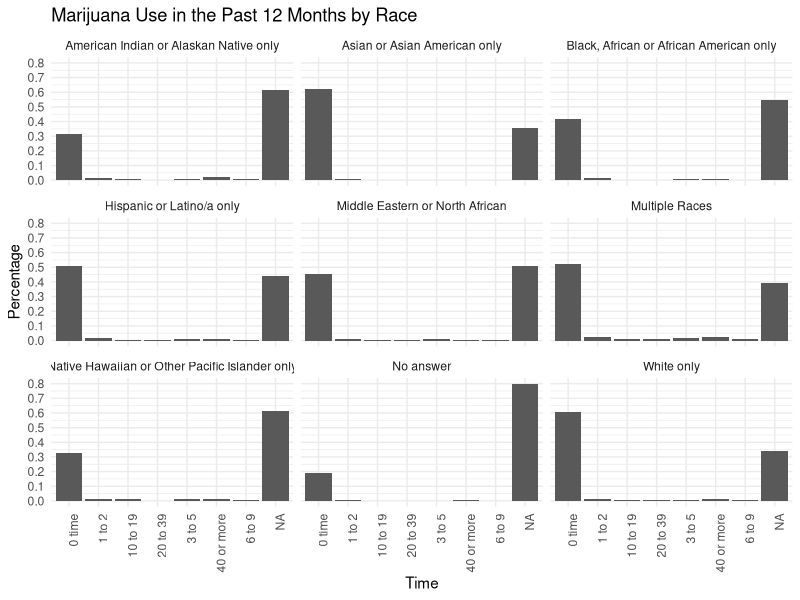
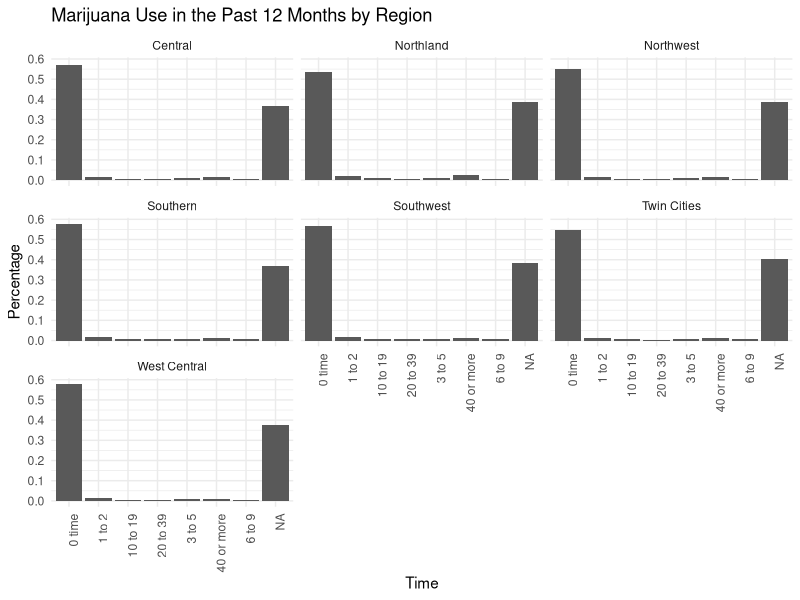
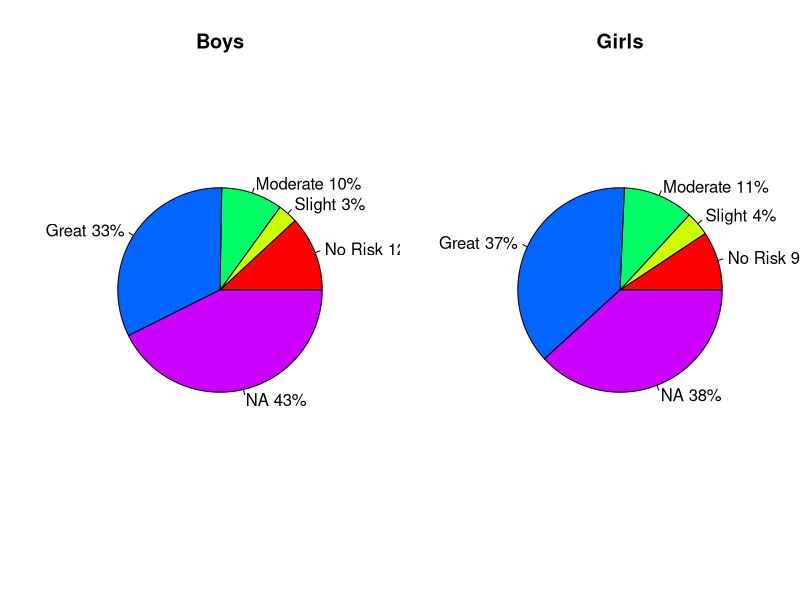
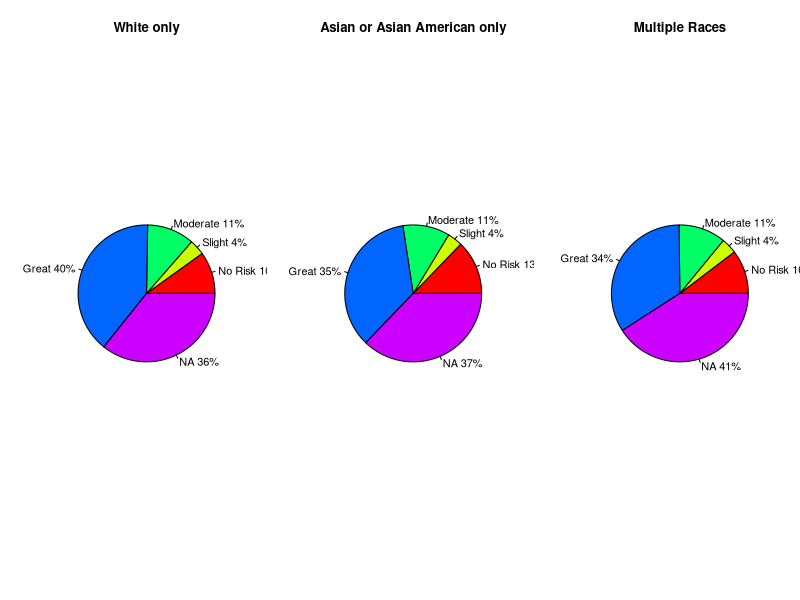
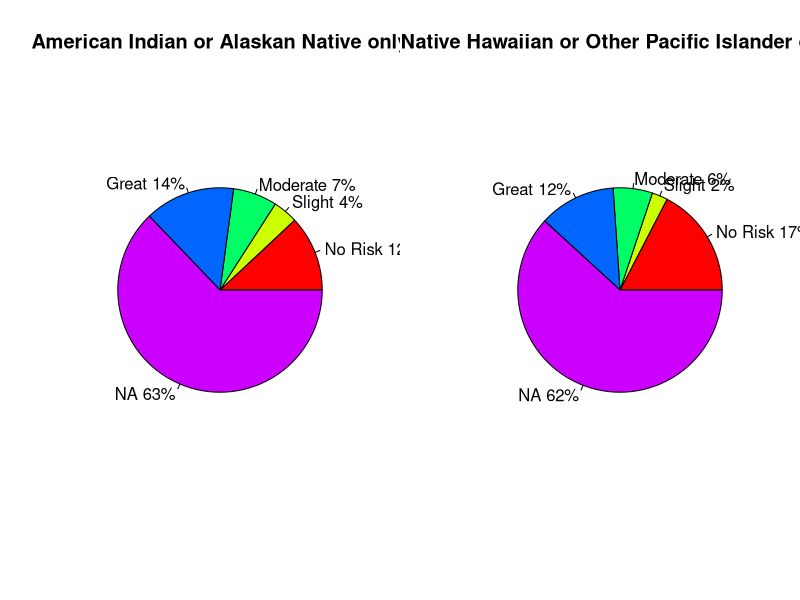
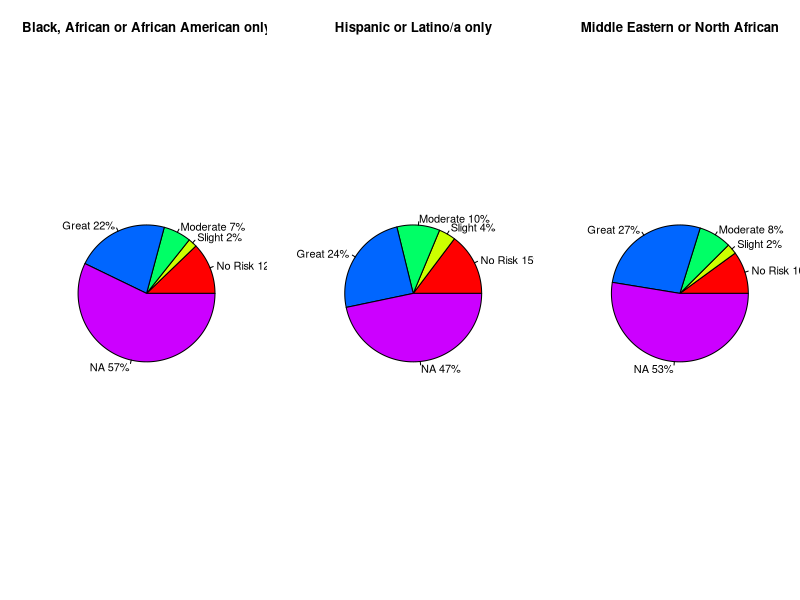
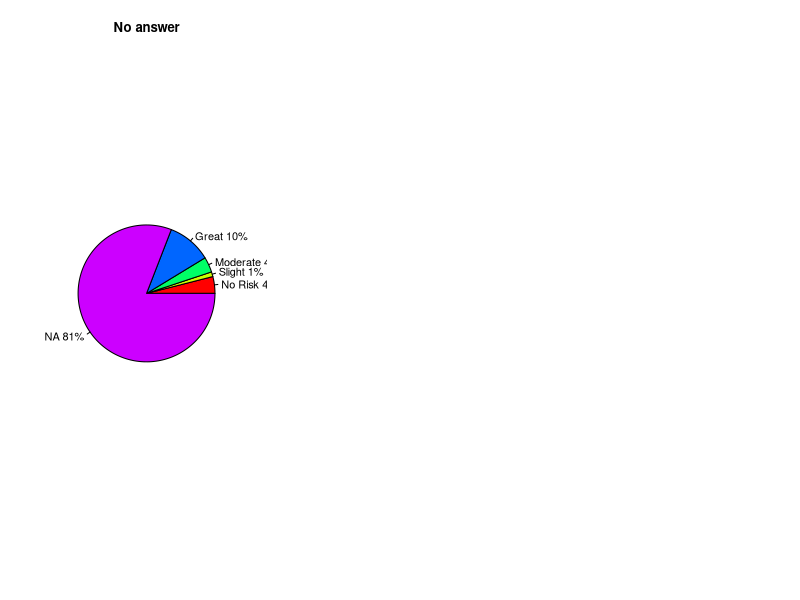

Generate these figures, in order, with R:
## ---- chunk 1
library(readr)
library(ggplot2)
survey <- read_csv("result/region_percent_survey.csv")
survey
## ---- chunk 2
afterschoolx3 <- read_csv("result/clean_afterschool_x3_report.csv")
afterschoolx3
## ---- chunk 3
race <- read_csv("result/race_ethnicity.csv")
race

## ---- chunk 4
caring <- read_csv("result/clean_caringadult_report.csv")
caring
## ---- chunk 5
income <- read_csv("result/income.csv")
income
## ---- chunk 6
library(tidyr)
library(ggplot2)
library(dplyr)
raceQ3 <- read_csv("result/report_3_race.csv")

data_long <- pivot_longer(raceQ3, cols = -Race, names_to = "Time", values_to = "Percentage")

# Convert Percentage to numeric
data_long$Percentage <- as.numeric(sub("%", "", data_long$Percentage)) / 100

#convert race number to name
data_long <- data_long %>%
  mutate(Race = case_when(
    Race == 1 ~ "American Indian or Alaskan Native only",
    Race == 2 ~ "Asian or Asian American only",
    Race == 3 ~ "Black, African or African American only",
    Race == 4 ~ "Hispanic or Latino/a only",
    Race == 5 ~ "Middle Eastern or North African",
    Race == 6 ~ "Native Hawaiian or Other Pacific Islander only",
    Race == 7 ~ "White only",
    Race == 8 ~ "Multiple Races",
    Race == 9 ~ "No answer"))


#visualization
race_q3_plot <- ggplot(data_long, aes(x = Time, y = Percentage)) +
  geom_bar(stat = "identity", position = "dodge") +
  facet_wrap(~Race) +
  labs(x = "Time", y = "Percentage") +
  ggtitle("Marijuana Use in the Past 12 Months by Race") +
  theme_minimal() +
  theme(legend.position = "bottom",
        axis.text.x = element_text(angle = 90, hjust = 1)) + # Rotate x-axis labels vertically
  scale_y_continuous(breaks = seq(0, 1, by = 0.1))

race_q3_plot
## ---- chunk 7
regionQ3 <- read_csv("result/report_3_region.csv")
data_long <- pivot_longer(regionQ3, cols = -Region, names_to = "Time", values_to = "Percentage")

# Convert Percentage to numeric
data_long$Percentage <- as.numeric(sub("%", "", data_long$Percentage)) / 100


#visualization
region_q3_plot <- ggplot(data_long, aes(x = Time, y = Percentage)) +
  geom_bar(stat = "identity", position = "dodge") +
  facet_wrap(~Region) +
  labs(x = "Time", y = "Percentage") +
  ggtitle("Marijuana Use in the Past 12 Months by Region") +
  theme_minimal() +
  theme(legend.position = "bottom",
        axis.text.x = element_text(angle = 90, hjust = 1)) + # Rotate x-axis labels vertically
  scale_y_continuous(breaks = seq(0, 1, by = 0.1))

region_q3_plot
## ---- chunk 8
library(gridExtra)
make_pie_chart <- function(slices, title){
lbls <- c("No Risk", "Slight", "Moderate", "Great", "NA")
pct <- round(slices/sum(slices)*100)
lbls <- paste(lbls, pct)
# add percents to labels
lbls <- paste(lbls,"%",sep="") # ad % to labels
pie(slices,labels = lbls, col=rainbow(length(lbls)),   main= title) }

par(mfrow=c(1, 2)) 
make_pie_chart(c(11.89, 3.14, 9.7, 32.64, 42.63), "Boys")
make_pie_chart(c(9.33, 3.83,    11.16,  37.46,  38.22), "Girls")

## ---- chunk 9
par(mfrow=c(1, 3)) # Set up a 1x3 grid for plots
plot7 <- make_pie_chart(c(9.92, 3.66, 11.16, 39.54, 35.72), "White only")
plot2 <- make_pie_chart(c(12.8, 3.53, 11.09, 35.4, 37.19), "Asian or Asian American only")
plot8 <- make_pie_chart(c(10.37,3.7,11.12,33.93, 40.89), "Multiple Races")
par(mfrow=c(1, 2)) 
# Set up a 1x2 grid for plots
plot1 <- make_pie_chart(c(11.98,3.93, 6.96, 14.29, 62.84), "American Indian or Alaskan Native only")
plot6 <- make_pie_chart(c(17.39, 2.48, 6.21, 12.11, 61.8), "Native Hawaiian or Other Pacific Islander only")
par(mfrow=c(1, 3)) 
# Set up a 1x3 grid for plots
plot3 <- make_pie_chart(c(12.19, 2.1, 6.54, 22, 57.18), "Black, African or African American only")
plot4 <- make_pie_chart(c(14.72, 3.99, 10.13, 24.44, 46.71), "Hispanic or Latino/a only")
plot5 <- make_pie_chart(c(10.03, 2.44, 7.74, 27.22, 52.58), "Middle Eastern or North African")
plot9 <- make_pie_chart(c(3.97, 1.12, 3.61, 10.41, 80.89), "No answer")
